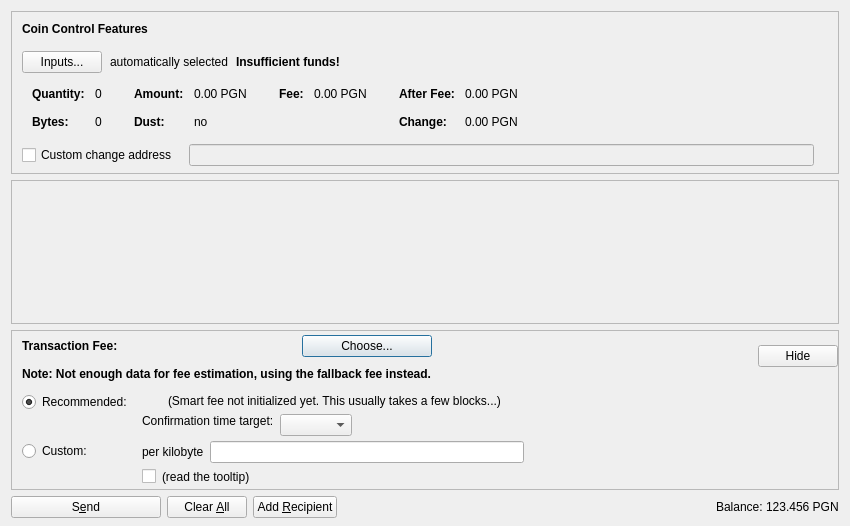
<?xml version="1.0" encoding="UTF-8"?>
<ui version="4.0">
 <class>SendCoinsDialog</class>
 <widget class="QDialog" name="SendCoinsDialog">
  <property name="geometry">
   <rect>
    <x>0</x>
    <y>0</y>
    <width>850</width>
    <height>526</height>
   </rect>
  </property>
  <property name="windowTitle">
   <string>Send Coins</string>
  </property>
  <layout class="QVBoxLayout" name="verticalLayout" stretch="0,1,0,0">
   <property name="bottomMargin">
    <number>8</number>
   </property>
   <item>
    <widget class="QFrame" name="frameCoinControl">
     <property name="sizePolicy">
      <sizepolicy hsizetype="Expanding" vsizetype="Expanding">
       <horstretch>0</horstretch>
       <verstretch>0</verstretch>
      </sizepolicy>
     </property>
     <property name="maximumSize">
      <size>
       <width>16777215</width>
       <height>16777215</height>
      </size>
     </property>
     <property name="frameShape">
      <enum>QFrame::StyledPanel</enum>
     </property>
     <property name="frameShadow">
      <enum>QFrame::Sunken</enum>
     </property>
     <layout class="QVBoxLayout" name="verticalLayoutCoinControl2">
      <property name="spacing">
       <number>0</number>
      </property>
      <property name="leftMargin">
       <number>0</number>
      </property>
      <property name="topMargin">
       <number>0</number>
      </property>
      <property name="rightMargin">
       <number>0</number>
      </property>
      <property name="bottomMargin">
       <number>6</number>
      </property>
      <item>
       <layout class="QVBoxLayout" name="verticalLayoutCoinControl" stretch="0,0,0,0,1">
        <property name="spacing">
         <number>0</number>
        </property>
        <property name="leftMargin">
         <number>10</number>
        </property>
        <property name="topMargin">
         <number>10</number>
        </property>
        <item>
         <layout class="QHBoxLayout" name="horizontalLayoutCoinControl1">
          <property name="bottomMargin">
           <number>15</number>
          </property>
          <item>
           <widget class="QLabel" name="labelCoinControlFeatures">
            <property name="sizePolicy">
             <sizepolicy hsizetype="Preferred" vsizetype="Maximum">
              <horstretch>0</horstretch>
              <verstretch>0</verstretch>
             </sizepolicy>
            </property>
            <property name="font">
             <font>
              <weight>75</weight>
              <bold>true</bold>
             </font>
            </property>
            <property name="styleSheet">
             <string notr="true">font-weight:bold;</string>
            </property>
            <property name="text">
             <string>Coin Control Features</string>
            </property>
           </widget>
          </item>
         </layout>
        </item>
        <item>
         <layout class="QHBoxLayout" name="horizontalLayoutCoinControl2" stretch="0,0,0,0">
          <property name="spacing">
           <number>8</number>
          </property>
          <property name="bottomMargin">
           <number>10</number>
          </property>
          <item>
           <widget class="QPushButton" name="pushButtonCoinControl">
            <property name="styleSheet">
             <string notr="true"/>
            </property>
            <property name="text">
             <string>Inputs...</string>
            </property>
            <property name="autoDefault">
             <bool>false</bool>
            </property>
           </widget>
          </item>
          <item>
           <widget class="QLabel" name="labelCoinControlAutomaticallySelected">
            <property name="text">
             <string>automatically selected</string>
            </property>
            <property name="margin">
             <number>5</number>
            </property>
           </widget>
          </item>
          <item>
           <widget class="QLabel" name="labelCoinControlInsuffFunds">
            <property name="font">
             <font>
              <weight>75</weight>
              <bold>true</bold>
             </font>
            </property>
            <property name="styleSheet">
             <string notr="true">font-weight:bold;</string>
            </property>
            <property name="text">
             <string>Insufficient funds!</string>
            </property>
            <property name="margin">
             <number>5</number>
            </property>
           </widget>
          </item>
          <item>
           <spacer name="horizontalSpacerCoinControl">
            <property name="orientation">
             <enum>Qt::Horizontal</enum>
            </property>
            <property name="sizeHint" stdset="0">
             <size>
              <width>40</width>
              <height>1</height>
             </size>
            </property>
           </spacer>
          </item>
         </layout>
        </item>
        <item>
         <widget class="QWidget" name="widgetCoinControl" native="true">
          <property name="sizePolicy">
           <sizepolicy hsizetype="Preferred" vsizetype="Preferred">
            <horstretch>0</horstretch>
            <verstretch>0</verstretch>
           </sizepolicy>
          </property>
          <property name="minimumSize">
           <size>
            <width>0</width>
            <height>0</height>
           </size>
          </property>
          <property name="styleSheet">
           <string notr="true"/>
          </property>
          <layout class="QHBoxLayout" name="horizontalLayoutCoinControl5">
           <property name="leftMargin">
            <number>0</number>
           </property>
           <property name="topMargin">
            <number>0</number>
           </property>
           <property name="rightMargin">
            <number>0</number>
           </property>
           <property name="bottomMargin">
            <number>0</number>
           </property>
           <item>
            <layout class="QHBoxLayout" name="horizontalLayoutCoinControl3" stretch="0,0,0,1">
             <property name="spacing">
              <number>20</number>
             </property>
             <property name="topMargin">
              <number>0</number>
             </property>
             <property name="bottomMargin">
              <number>10</number>
             </property>
             <item>
              <layout class="QFormLayout" name="formLayoutCoinControl1">
               <property name="horizontalSpacing">
                <number>10</number>
               </property>
               <property name="verticalSpacing">
                <number>14</number>
               </property>
               <property name="leftMargin">
                <number>10</number>
               </property>
               <property name="topMargin">
                <number>4</number>
               </property>
               <property name="rightMargin">
                <number>6</number>
               </property>
               <item row="0" column="0">
                <widget class="QLabel" name="labelCoinControlQuantityText">
                 <property name="font">
                  <font>
                   <weight>75</weight>
                   <bold>true</bold>
                  </font>
                 </property>
                 <property name="text">
                  <string>Quantity:</string>
                 </property>
                 <property name="margin">
                  <number>0</number>
                 </property>
                </widget>
               </item>
               <item row="0" column="1">
                <widget class="QLabel" name="labelCoinControlQuantity">
                 <property name="cursor">
                  <cursorShape>IBeamCursor</cursorShape>
                 </property>
                 <property name="contextMenuPolicy">
                  <enum>Qt::ActionsContextMenu</enum>
                 </property>
                 <property name="text">
                  <string notr="true">0</string>
                 </property>
                 <property name="margin">
                  <number>0</number>
                 </property>
                 <property name="textInteractionFlags">
                  <set>Qt::LinksAccessibleByMouse|Qt::TextSelectableByKeyboard|Qt::TextSelectableByMouse</set>
                 </property>
                </widget>
               </item>
               <item row="1" column="0">
                <widget class="QLabel" name="labelCoinControlBytesText">
                 <property name="font">
                  <font>
                   <weight>75</weight>
                   <bold>true</bold>
                  </font>
                 </property>
                 <property name="text">
                  <string>Bytes:</string>
                 </property>
                </widget>
               </item>
               <item row="1" column="1">
                <widget class="QLabel" name="labelCoinControlBytes">
                 <property name="cursor">
                  <cursorShape>IBeamCursor</cursorShape>
                 </property>
                 <property name="contextMenuPolicy">
                  <enum>Qt::ActionsContextMenu</enum>
                 </property>
                 <property name="text">
                  <string notr="true">0</string>
                 </property>
                 <property name="textInteractionFlags">
                  <set>Qt::LinksAccessibleByMouse|Qt::TextSelectableByKeyboard|Qt::TextSelectableByMouse</set>
                 </property>
                </widget>
               </item>
              </layout>
             </item>
             <item>
              <layout class="QFormLayout" name="formLayoutCoinControl2">
               <property name="horizontalSpacing">
                <number>10</number>
               </property>
               <property name="verticalSpacing">
                <number>14</number>
               </property>
               <property name="leftMargin">
                <number>6</number>
               </property>
               <property name="topMargin">
                <number>4</number>
               </property>
               <property name="rightMargin">
                <number>6</number>
               </property>
               <item row="0" column="0">
                <widget class="QLabel" name="labelCoinControlAmountText">
                 <property name="font">
                  <font>
                   <weight>75</weight>
                   <bold>true</bold>
                  </font>
                 </property>
                 <property name="text">
                  <string>Amount:</string>
                 </property>
                 <property name="margin">
                  <number>0</number>
                 </property>
                </widget>
               </item>
               <item row="0" column="1">
                <widget class="QLabel" name="labelCoinControlAmount">
                 <property name="cursor">
                  <cursorShape>IBeamCursor</cursorShape>
                 </property>
                 <property name="contextMenuPolicy">
                  <enum>Qt::ActionsContextMenu</enum>
                 </property>
                 <property name="text">
                  <string notr="true">0.00 PGN</string>
                 </property>
                 <property name="textInteractionFlags">
                  <set>Qt::LinksAccessibleByMouse|Qt::TextSelectableByKeyboard|Qt::TextSelectableByMouse</set>
                 </property>
                </widget>
               </item>
               <item row="1" column="0">
                <widget class="QLabel" name="labelCoinControlLowOutputText">
                 <property name="font">
                  <font>
                   <weight>75</weight>
                   <bold>true</bold>
                  </font>
                 </property>
                 <property name="text">
                  <string>Dust:</string>
                 </property>
                </widget>
               </item>
               <item row="1" column="1">
                <widget class="QLabel" name="labelCoinControlLowOutput">
                 <property name="cursor">
                  <cursorShape>IBeamCursor</cursorShape>
                 </property>
                 <property name="contextMenuPolicy">
                  <enum>Qt::ActionsContextMenu</enum>
                 </property>
                 <property name="text">
                  <string notr="true">no</string>
                 </property>
                 <property name="textInteractionFlags">
                  <set>Qt::LinksAccessibleByMouse|Qt::TextSelectableByKeyboard|Qt::TextSelectableByMouse</set>
                 </property>
                </widget>
               </item>
              </layout>
             </item>
             <item>
              <layout class="QFormLayout" name="formLayoutCoinControl3">
               <property name="horizontalSpacing">
                <number>10</number>
               </property>
               <property name="verticalSpacing">
                <number>14</number>
               </property>
               <property name="leftMargin">
                <number>6</number>
               </property>
               <property name="topMargin">
                <number>4</number>
               </property>
               <property name="rightMargin">
                <number>6</number>
               </property>
               <item row="0" column="0">
                <widget class="QLabel" name="labelCoinControlFeeText">
                 <property name="font">
                  <font>
                   <weight>75</weight>
                   <bold>true</bold>
                  </font>
                 </property>
                 <property name="text">
                  <string>Fee:</string>
                 </property>
                 <property name="margin">
                  <number>0</number>
                 </property>
                </widget>
               </item>
               <item row="0" column="1">
                <widget class="QLabel" name="labelCoinControlFee">
                 <property name="cursor">
                  <cursorShape>IBeamCursor</cursorShape>
                 </property>
                 <property name="contextMenuPolicy">
                  <enum>Qt::ActionsContextMenu</enum>
                 </property>
                 <property name="text">
                  <string notr="true">0.00 PGN</string>
                 </property>
                 <property name="textInteractionFlags">
                  <set>Qt::LinksAccessibleByMouse|Qt::TextSelectableByKeyboard|Qt::TextSelectableByMouse</set>
                 </property>
                </widget>
               </item>
              </layout>
             </item>
             <item>
              <layout class="QFormLayout" name="formLayoutCoinControl4">
               <property name="horizontalSpacing">
                <number>10</number>
               </property>
               <property name="verticalSpacing">
                <number>14</number>
               </property>
               <property name="leftMargin">
                <number>6</number>
               </property>
               <property name="topMargin">
                <number>4</number>
               </property>
               <property name="rightMargin">
                <number>6</number>
               </property>
               <item row="0" column="0">
                <widget class="QLabel" name="labelCoinControlAfterFeeText">
                 <property name="font">
                  <font>
                   <weight>75</weight>
                   <bold>true</bold>
                  </font>
                 </property>
                 <property name="text">
                  <string>After Fee:</string>
                 </property>
                 <property name="margin">
                  <number>0</number>
                 </property>
                </widget>
               </item>
               <item row="0" column="1">
                <widget class="QLabel" name="labelCoinControlAfterFee">
                 <property name="cursor">
                  <cursorShape>IBeamCursor</cursorShape>
                 </property>
                 <property name="contextMenuPolicy">
                  <enum>Qt::ActionsContextMenu</enum>
                 </property>
                 <property name="text">
                  <string notr="true">0.00 PGN</string>
                 </property>
                 <property name="textInteractionFlags">
                  <set>Qt::LinksAccessibleByMouse|Qt::TextSelectableByKeyboard|Qt::TextSelectableByMouse</set>
                 </property>
                </widget>
               </item>
               <item row="1" column="0">
                <widget class="QLabel" name="labelCoinControlChangeText">
                 <property name="font">
                  <font>
                   <weight>75</weight>
                   <bold>true</bold>
                  </font>
                 </property>
                 <property name="text">
                  <string>Change:</string>
                 </property>
                </widget>
               </item>
               <item row="1" column="1">
                <widget class="QLabel" name="labelCoinControlChange">
                 <property name="cursor">
                  <cursorShape>IBeamCursor</cursorShape>
                 </property>
                 <property name="contextMenuPolicy">
                  <enum>Qt::ActionsContextMenu</enum>
                 </property>
                 <property name="text">
                  <string notr="true">0.00 PGN</string>
                 </property>
                 <property name="textInteractionFlags">
                  <set>Qt::LinksAccessibleByMouse|Qt::TextSelectableByKeyboard|Qt::TextSelectableByMouse</set>
                 </property>
                </widget>
               </item>
              </layout>
             </item>
            </layout>
           </item>
          </layout>
         </widget>
        </item>
        <item>
         <layout class="QHBoxLayout" name="horizontalLayoutCoinControl4" stretch="0,0,0">
          <property name="spacing">
           <number>12</number>
          </property>
          <property name="sizeConstraint">
           <enum>QLayout::SetDefaultConstraint</enum>
          </property>
          <property name="topMargin">
           <number>5</number>
          </property>
          <property name="rightMargin">
           <number>5</number>
          </property>
          <item>
           <widget class="QCheckBox" name="checkBoxCoinControlChange">
            <property name="toolTip">
             <string>If this is activated, but the change address is empty or invalid, change will be sent to a newly generated address.</string>
            </property>
            <property name="text">
             <string>Custom change address</string>
            </property>
           </widget>
          </item>
          <item>
           <widget class="QValidatedLineEdit" name="lineEditCoinControlChange">
            <property name="enabled">
             <bool>false</bool>
            </property>
            <property name="sizePolicy">
             <sizepolicy hsizetype="Expanding" vsizetype="Fixed">
              <horstretch>0</horstretch>
              <verstretch>0</verstretch>
             </sizepolicy>
            </property>
           </widget>
          </item>
          <item>
           <widget class="QLabel" name="labelCoinControlChangeLabel">
            <property name="sizePolicy">
             <sizepolicy hsizetype="Preferred" vsizetype="Expanding">
              <horstretch>0</horstretch>
              <verstretch>0</verstretch>
             </sizepolicy>
            </property>
            <property name="minimumSize">
             <size>
              <width>0</width>
              <height>0</height>
             </size>
            </property>
            <property name="text">
             <string/>
            </property>
            <property name="margin">
             <number>3</number>
            </property>
           </widget>
          </item>
         </layout>
        </item>
        <item>
         <spacer name="verticalSpacerCoinControl">
          <property name="orientation">
           <enum>Qt::Vertical</enum>
          </property>
          <property name="sizeHint" stdset="0">
           <size>
            <width>800</width>
            <height>1</height>
           </size>
          </property>
         </spacer>
        </item>
       </layout>
      </item>
     </layout>
    </widget>
   </item>
   <item>
    <widget class="QScrollArea" name="scrollArea">
     <property name="widgetResizable">
      <bool>true</bool>
     </property>
     <widget class="QWidget" name="scrollAreaWidgetContents">
      <property name="geometry">
       <rect>
        <x>0</x>
        <y>0</y>
        <width>830</width>
        <height>104</height>
       </rect>
      </property>
      <layout class="QVBoxLayout" name="verticalLayout_2" stretch="0,1">
       <property name="leftMargin">
        <number>0</number>
       </property>
       <property name="topMargin">
        <number>0</number>
       </property>
       <property name="rightMargin">
        <number>0</number>
       </property>
       <property name="bottomMargin">
        <number>0</number>
       </property>
       <item>
        <layout class="QVBoxLayout" name="entries">
         <property name="spacing">
          <number>6</number>
         </property>
        </layout>
       </item>
       <item>
        <spacer name="verticalSpacer">
         <property name="orientation">
          <enum>Qt::Vertical</enum>
         </property>
         <property name="sizeHint" stdset="0">
          <size>
           <width>20</width>
           <height>40</height>
          </size>
         </property>
        </spacer>
       </item>
      </layout>
     </widget>
    </widget>
   </item>
   <item>
    <widget class="QFrame" name="frameFee">
     <property name="sizePolicy">
      <sizepolicy hsizetype="Expanding" vsizetype="Expanding">
       <horstretch>0</horstretch>
       <verstretch>0</verstretch>
      </sizepolicy>
     </property>
     <property name="maximumSize">
      <size>
       <width>16777215</width>
       <height>16777215</height>
      </size>
     </property>
     <property name="frameShape">
      <enum>QFrame::StyledPanel</enum>
     </property>
     <property name="frameShadow">
      <enum>QFrame::Sunken</enum>
     </property>
     <layout class="QVBoxLayout" name="verticalLayoutFee1">
      <property name="spacing">
       <number>0</number>
      </property>
      <property name="leftMargin">
       <number>0</number>
      </property>
      <property name="topMargin">
       <number>0</number>
      </property>
      <property name="rightMargin">
       <number>0</number>
      </property>
      <property name="bottomMargin">
       <number>0</number>
      </property>
      <item>
       <layout class="QVBoxLayout" name="verticalLayoutFee2" stretch="0,0,0">
        <property name="spacing">
         <number>0</number>
        </property>
        <property name="leftMargin">
         <number>10</number>
        </property>
        <property name="topMargin">
         <number>0</number>
        </property>
        <item>
         <layout class="QHBoxLayout" name="horizontalLayoutFee1">
          <property name="bottomMargin">
           <number>0</number>
          </property>
          <item>
           <layout class="QVBoxLayout" name="verticalLayoutFee7">
            <property name="spacing">
             <number>0</number>
            </property>
            <item>
             <spacer name="verticalSpacerSmartFee">
              <property name="orientation">
               <enum>Qt::Vertical</enum>
              </property>
              <property name="sizeType">
               <enum>QSizePolicy::Fixed</enum>
              </property>
              <property name="sizeHint" stdset="0">
               <size>
                <width>1</width>
                <height>4</height>
               </size>
              </property>
             </spacer>
            </item>
            <item>
             <layout class="QHBoxLayout" name="horizontalLayoutSmartFee">
              <property name="spacing">
               <number>10</number>
              </property>
              <item>
               <widget class="QLabel" name="labelFeeHeadline">
                <property name="sizePolicy">
                 <sizepolicy hsizetype="Preferred" vsizetype="Maximum">
                  <horstretch>0</horstretch>
                  <verstretch>0</verstretch>
                 </sizepolicy>
                </property>
                <property name="font">
                 <font>
                  <weight>75</weight>
                  <bold>true</bold>
                 </font>
                </property>
                <property name="styleSheet">
                 <string notr="true">font-weight:bold;</string>
                </property>
                <property name="text">
                 <string>Transaction Fee:</string>
                </property>
               </widget>
              </item>
              <item>
               <widget class="QLabel" name="labelFeeMinimized">
                <property name="text">
                 <string/>
                </property>
               </widget>
              </item>
              <item>
               <widget class="QPushButton" name="buttonChooseFee">
                <property name="text">
                 <string>Choose...</string>
                </property>
               </widget>
              </item>
             </layout>
            </item>
            <item>
             <spacer name="verticalSpacer_7">
              <property name="orientation">
               <enum>Qt::Vertical</enum>
              </property>
              <property name="sizeHint" stdset="0">
               <size>
                <width>1</width>
                <height>10</height>
               </size>
              </property>
             </spacer>
            </item>
            <item>
             <widget class="QLabel" name="fallbackFeeWarningLabel">
              <property name="toolTip">
               <string>Using the fallbackfee can result in sending a transaction that will take several hours or days (or never) to confirm. Consider choosing your fee manually or wait until you have validated the complete chain.</string>
              </property>
              <property name="font">
              <font>
                  <weight>75</weight>
                  <bold>true</bold>
              </font>
              </property>
              <property name="text">
               <string>Note: Not enough data for fee estimation, using the fallback fee instead.</string>
              </property>
              <property name="wordWrap">
               <bool>false</bool>
              </property>
             </widget>
            </item>
            <item>
             <spacer name="verticalSpacer_5">
              <property name="orientation">
               <enum>Qt::Vertical</enum>
              </property>
              <property name="sizeHint" stdset="0">
               <size>
                <width>1</width>
                <height>1</height>
               </size>
              </property>
             </spacer>
            </item>
           </layout>
          </item>
          <item>
           <spacer name="horizontalSpacer_4">
            <property name="orientation">
             <enum>Qt::Horizontal</enum>
            </property>
            <property name="sizeHint" stdset="0">
             <size>
              <width>1</width>
              <height>1</height>
             </size>
            </property>
           </spacer>
          </item>
          <item>
           <widget class="QPushButton" name="buttonMinimizeFee">
            <property name="toolTip">
             <string>collapse fee-settings</string>
            </property>
            <property name="text">
             <string>Hide</string>
            </property>
           </widget>
          </item>
         </layout>
        </item>
        <item>
         <widget class="QFrame" name="frameFeeSelection">
          <layout class="QVBoxLayout" name="verticalLayoutFee12">
           <property name="spacing">
            <number>0</number>
           </property>
           <property name="leftMargin">
            <number>0</number>
           </property>
           <property name="topMargin">
            <number>0</number>
           </property>
           <property name="rightMargin">
            <number>0</number>
           </property>
           <property name="bottomMargin">
            <number>0</number>
           </property>
           <item>
            <layout class="QGridLayout" name="gridLayoutFee">
             <property name="topMargin">
              <number>10</number>
             </property>
             <property name="bottomMargin">
              <number>4</number>
             </property>
             <property name="horizontalSpacing">
              <number>10</number>
             </property>
             <property name="verticalSpacing">
              <number>4</number>
             </property>
             <item row="1" column="1">
              <layout class="QVBoxLayout" name="verticalLayoutFee8">
               <property name="spacing">
                <number>6</number>
               </property>
               <item>
                <layout class="QHBoxLayout" name="horizontalLayoutFee13">
                 <item>
                  <widget class="QLabel" name="labelCustomPerKilobyte">
                   <property name="toolTip">
                    <string>If the custom fee is set to 1000 duffs and the transaction is only 250 bytes, then &quot;per kilobyte&quot; only pays 250 duffs in fee,&lt;br /&gt;while &quot;at least&quot; pays 1000 duffs. For transactions bigger than a kilobyte both pay by kilobyte.</string>
                   </property>
                   <property name="text">
                    <string>per kilobyte</string>
                   </property>
                  </widget>
                 </item>
                 <item>
                  <widget class="BitcoinAmountField" name="customFee"/>
                 </item>
                 <item>
                  <spacer name="horizontalSpacer_6">
                   <property name="orientation">
                    <enum>Qt::Horizontal</enum>
                   </property>
                   <property name="sizeHint" stdset="0">
                    <size>
                     <width>1</width>
                     <height>1</height>
                    </size>
                   </property>
                  </spacer>
                 </item>
                </layout>
               </item>
               <item>
                <layout class="QHBoxLayout" name="horizontalLayoutFee8">
                 <item>
                  <widget class="QCheckBox" name="checkBoxMinimumFee">
                   <property name="toolTip">
                    <string>Paying only the minimum fee is just fine as long as there is less transaction volume than space in the blocks.&lt;br /&gt;But be aware that this can end up in a never confirming transaction once there is more demand for pigeon transactions than the network can process.</string>
                   </property>
                   <property name="text">
                    <string/>
                   </property>
                  </widget>
                 </item>
                 <item>
                  <widget class="QLabel" name="labelMinFeeWarning">
                   <property name="enabled">
                    <bool>true</bool>
                   </property>
                   <property name="toolTip">
                    <string>Paying only the minimum fee is just fine as long as there is less transaction volume than space in the blocks.&lt;br /&gt;But be aware that this can end up in a never confirming transaction once there is more demand for pigeon transactions than the network can process.</string>
                   </property>
                   <property name="text">
                    <string>(read the tooltip)</string>
                   </property>
                   <property name="margin">
                    <number>5</number>
                   </property>
                  </widget>
                 </item>
                 <item>
                  <spacer name="horizontalSpacer_2">
                   <property name="orientation">
                    <enum>Qt::Horizontal</enum>
                   </property>
                   <property name="sizeHint" stdset="0">
                    <size>
                     <width>1</width>
                     <height>1</height>
                    </size>
                   </property>
                  </spacer>
                 </item>
                </layout>
               </item>
              </layout>
             </item>
             <item row="0" column="0">
              <layout class="QVBoxLayout" name="verticalLayoutFee4" stretch="0,1">
               <item>
                <widget class="QRadioButton" name="radioSmartFee">
                 <property name="text">
                  <string>Recommended:</string>
                 </property>
                 <property name="checked">
                  <bool>true</bool>
                 </property>
                 <attribute name="buttonGroup">
                  <string notr="true">groupFee</string>
                 </attribute>
                </widget>
               </item>
               <item>
                <spacer name="verticalSpacer_2">
                 <property name="orientation">
                  <enum>Qt::Vertical</enum>
                 </property>
                 <property name="sizeHint" stdset="0">
                  <size>
                   <width>1</width>
                   <height>1</height>
                  </size>
                 </property>
                </spacer>
               </item>
              </layout>
             </item>
             <item row="1" column="0">
              <layout class="QVBoxLayout" name="verticalLayoutFee9" stretch="0,1">
               <item>
                <widget class="QRadioButton" name="radioCustomFee">
                 <property name="text">
                  <string>Custom:</string>
                 </property>
                 <attribute name="buttonGroup">
                  <string notr="true">groupFee</string>
                 </attribute>
                </widget>
               </item>
               <item>
                <spacer name="verticalSpacer_6">
                 <property name="orientation">
                  <enum>Qt::Vertical</enum>
                 </property>
                 <property name="sizeHint" stdset="0">
                  <size>
                   <width>1</width>
                   <height>1</height>
                  </size>
                 </property>
                </spacer>
               </item>
              </layout>
             </item>
             <item row="0" column="1">
              <layout class="QVBoxLayout" name="verticalLayoutFee3" stretch="0,0,1">
               <property name="spacing">
                <number>6</number>
               </property>
               <property name="topMargin">
                <number>2</number>
               </property>
               <item>
                <layout class="QHBoxLayout" name="horizontalLayoutFee12">
                 <item>
                  <widget class="QLabel" name="labelSmartFee">
                   <property name="text">
                    <string/>
                   </property>
                   <property name="margin">
                    <number>2</number>
                   </property>
                  </widget>
                 </item>
                 <item>
                  <widget class="QLabel" name="labelFeeEstimation">
                   <property name="text">
                    <string/>
                   </property>
                  </widget>
                 </item>
                 <item>
                  <widget class="QLabel" name="labelSmartFee2">
                   <property name="text">
                    <string>(Smart fee not initialized yet. This usually takes a few blocks...)</string>
                   </property>
                   <property name="margin">
                    <number>2</number>
                   </property>
                  </widget>
                 </item>
                 <item>
                  <spacer name="horizontalSpacer_5">
                   <property name="orientation">
                    <enum>Qt::Horizontal</enum>
                   </property>
                   <property name="sizeHint" stdset="0">
                    <size>
                     <width>1</width>
                     <height>1</height>
                    </size>
                   </property>
                  </spacer>
                 </item>
                </layout>
               </item>
               <item>
                <layout class="QHBoxLayout" name="horizontalLayoutFee9">
                 <item>
                  <layout class="QVBoxLayout" name="verticalLayoutFee6">
                   <item>
                    <widget class="QLabel" name="labelSmartFee3">
                     <property name="text">
                      <string>Confirmation time target:</string>
                     </property>
                     <property name="margin">
                      <number>2</number>
                     </property>
                    </widget>
                   </item>
                   <item>
                    <spacer name="verticalSpacer_3">
                     <property name="orientation">
                      <enum>Qt::Vertical</enum>
                     </property>
                     <property name="sizeHint" stdset="0">
                      <size>
                       <width>1</width>
                       <height>1</height>
                      </size>
                     </property>
                    </spacer>
                   </item>
                  </layout>
                 </item>
                 <item>
                  <layout class="QVBoxLayout" name="verticalLayoutFee5">
                   <property name="rightMargin">
                    <number>30</number>
                   </property>
                   <item>
                    <layout class="QHBoxLayout" name="horizontalLayoutConfTarget">
                     <property name="bottomMargin">
                      <number>0</number>
                     </property>
                     <item>
                      <widget class="QComboBox" name="confTargetSelector"/>
                     </item>
                     <item>
                      <spacer name="horizontalSpacerConfTarget">
                       <property name="orientation">
                        <enum>Qt::Horizontal</enum>
                       </property>
                       <property name="sizeHint" stdset="0">
                        <size>
                         <width>40</width>
                         <height>20</height>
                        </size>
                       </property>
                      </spacer>
                     </item>
                    </layout>
                   </item>
                  </layout>
                 </item>
                </layout>
               </item>
               <item>
                <spacer name="verticalSpacer_4">
                 <property name="orientation">
                  <enum>Qt::Vertical</enum>
                 </property>
                 <property name="sizeHint" stdset="0">
                  <size>
                   <width>1</width>
                   <height>1</height>
                  </size>
                 </property>
                </spacer>
               </item>
              </layout>
             </item>
            </layout>
           </item>
          </layout>
         </widget>
        </item>
        <item>
         <spacer name="verticalSpacerFee">
          <property name="orientation">
           <enum>Qt::Vertical</enum>
          </property>
          <property name="sizeHint" stdset="0">
           <size>
            <width>800</width>
            <height>1</height>
           </size>
          </property>
         </spacer>
        </item>
       </layout>
      </item>
     </layout>
    </widget>
   </item>
   <item>
    <layout class="QHBoxLayout" name="horizontalLayout">
     <item>
      <widget class="QPushButton" name="sendButton">
       <property name="minimumSize">
        <size>
         <width>150</width>
         <height>0</height>
        </size>
       </property>
       <property name="toolTip">
        <string>Confirm the send action</string>
       </property>
       <property name="text">
        <string>S&amp;end</string>
       </property>
       <property name="autoDefault">
        <bool>false</bool>
       </property>
       <property name="default">
        <bool>false</bool>
       </property>
      </widget>
     </item>
     <item>
      <widget class="QPushButton" name="clearButton">
       <property name="sizePolicy">
        <sizepolicy hsizetype="Minimum" vsizetype="Fixed">
         <horstretch>0</horstretch>
         <verstretch>0</verstretch>
        </sizepolicy>
       </property>
       <property name="toolTip">
        <string>Clear all fields of the form.</string>
       </property>
       <property name="text">
        <string>Clear &amp;All</string>
       </property>
       <property name="autoDefault">
        <bool>false</bool>
       </property>
      </widget>
     </item>
     <item>
      <widget class="QPushButton" name="addButton">
       <property name="toolTip">
        <string>Send to multiple recipients at once</string>
       </property>
       <property name="text">
        <string>Add &amp;Recipient</string>
       </property>
       <property name="autoDefault">
        <bool>false</bool>
       </property>
      </widget>
     </item>
     <item>
      <spacer name="horizontalSpacer">
       <property name="orientation">
        <enum>Qt::Horizontal</enum>
       </property>
       <property name="sizeHint" stdset="0">
        <size>
         <width>40</width>
         <height>20</height>
        </size>
       </property>
      </spacer>
     </item>
     <item>
      <layout class="QHBoxLayout" name="horizontalLayout_2">
       <property name="spacing">
        <number>3</number>
       </property>
       <item>
        <widget class="QLabel" name="label">
         <property name="text">
          <string>Balance:</string>
         </property>
        </widget>
       </item>
       <item>
        <widget class="QLabel" name="labelBalance">
         <property name="sizePolicy">
          <sizepolicy hsizetype="Preferred" vsizetype="Fixed">
           <horstretch>0</horstretch>
           <verstretch>0</verstretch>
          </sizepolicy>
         </property>
         <property name="cursor">
          <cursorShape>IBeamCursor</cursorShape>
         </property>
         <property name="text">
          <string notr="true">123.456 PGN</string>
         </property>
         <property name="textInteractionFlags">
          <set>Qt::LinksAccessibleByMouse|Qt::TextSelectableByKeyboard|Qt::TextSelectableByMouse</set>
         </property>
        </widget>
       </item>
      </layout>
     </item>
    </layout>
   </item>
  </layout>
 </widget>
 <customwidgets>
  <customwidget>
   <class>QValidatedLineEdit</class>
   <extends>QLineEdit</extends>
   <header>qt/qvalidatedlineedit.h</header>
  </customwidget>
  <customwidget>
   <class>BitcoinAmountField</class>
   <extends>QLineEdit</extends>
   <header>qt/bitcoinamountfield.h</header>
   <container>1</container>
  </customwidget>
 </customwidgets>
 <resources>
  <include location="../pigeon.qrc"/>
 </resources>
 <connections/>
 <buttongroups>
  <buttongroup name="groupFee"/>
 </buttongroups>
</ui>
